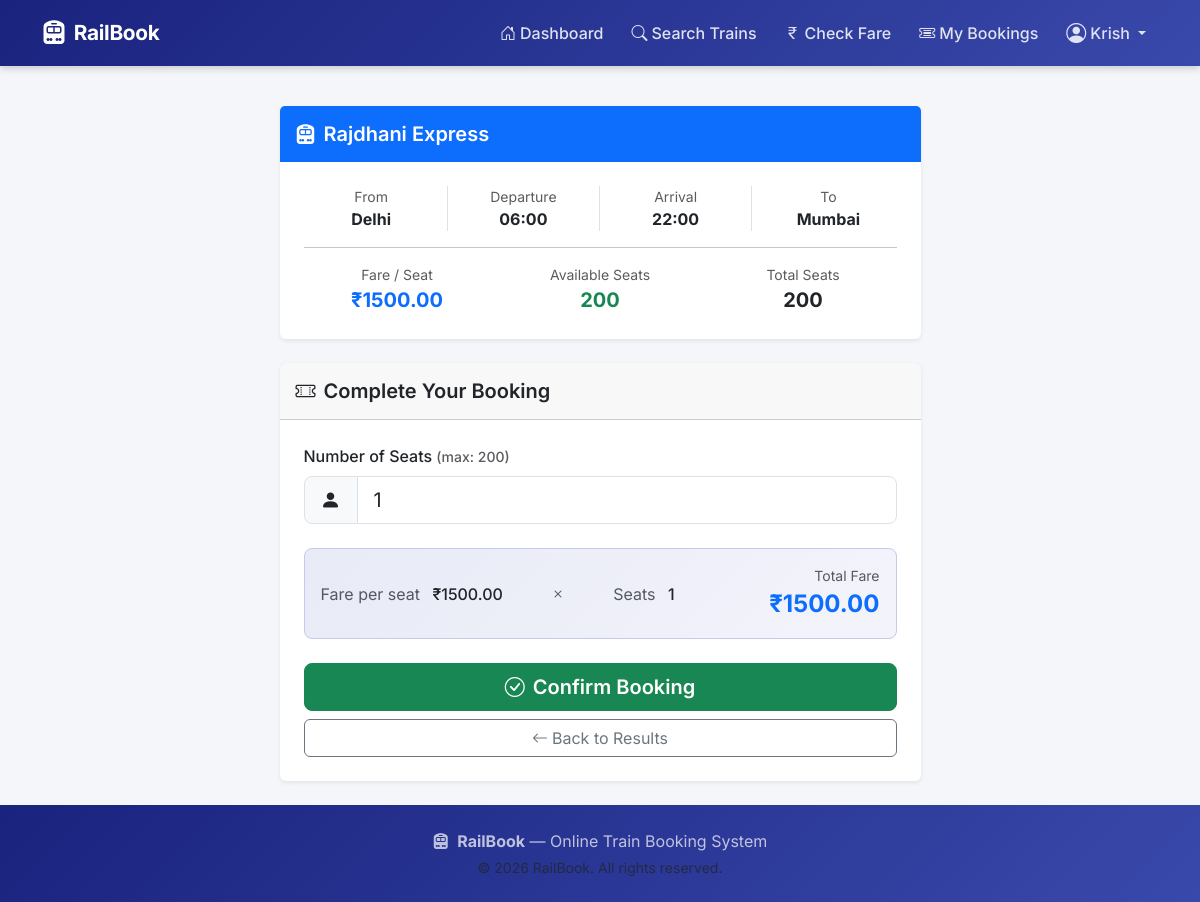
Page /user/book/1 (signed in) on the committed database.
### models/user.py (models this page shows, shortened)
class User(UserMixin, db.Model):
    __tablename__ = 'users'
    id            = db.Column(db.Integer, primary_key=True)
    full_name     = db.Column(db.String(100), nullable=False)
    email         = db.Column(db.String(150), unique=True, nullable=False, index=True)
    phone         = db.Column(db.String(15), nullable=False)
    password_hash = db.Column(db.String(255), nullable=False)
    created_at    = db.Column(db.DateTime, default=datetime.utcnow)
    bookings = db.relationship('Booking', backref='user', lazy=True,
                               cascade='all, delete-orphan')

### models/train.py (models this page shows, shortened)
class Train(db.Model):
    __tablename__ = 'trains'
    id              = db.Column(db.Integer, primary_key=True)
    train_name      = db.Column(db.String(150), nullable=False)
    source          = db.Column(db.String(100), nullable=False, index=True)
    destination     = db.Column(db.String(100), nullable=False, index=True)
    departure_time  = db.Column(db.String(10), nullable=False)   # stored as "HH:MM"
    arrival_time    = db.Column(db.String(10), nullable=False)
    total_seats     = db.Column(db.Integer, nullable=False)
    available_seats = db.Column(db.Integer, nullable=False)
    fare            = db.Column(db.Numeric(10, 2), nullable=False)
    status          = db.Column(db.Enum('active', 'cancelled'), default='active', nullable=False)
    created_at      = db.Column(db.DateTime, default=datetime.utcnow)
    updated_at      = db.Column(db.DateTime, default=datetime.utcnow,
                                onupdate=datetime.utcnow)
    bookings = db.relationship('Booking', backref='train', lazy=True)

### routes/user.py (the view, shortened to what this page needs)
@user_bp.route('/book/<int:train_id>', methods=['GET', 'POST'])
@login_required
def book_ticket(train_id):
    train = Train.query.get_or_404(train_id)
    if train.status == 'cancelled':
        flash('This train has been cancelled and is no longer bookable.', 'danger')
        return redirect(url_for('user.dashboard'))
    if train.available_seats <= 0:
        flash('This train is fully booked.', 'danger')
        return redirect(url_for('user.dashboard'))
    return render_template('user/book_ticket.html', train=train)

### app.py (called while the page is built)
@login_manager.user_loader
def load_user(user_id):
    return User.query.get(int(user_id))

### templates/user/book_ticket.html (shortened to what this page needs)
{% extends 'base.html' %}
{% block content %}
<div class="container">
    <div class="row justify-content-center">
        <div class="col-lg-7">
            <div class="card border-0 shadow-sm mb-4 train-summary-card">
                <div class="card-header bg-primary text-white py-3">
                    <h5 class="mb-0"><i class="bi bi-train-front-fill me-2"></i>{{ train.train_name }}</h5>
                </div>
                <div class="card-body p-4">
                    <div class="row g-3">
                        <div class="col-6 col-md-3 text-center border-end">
                            <div class="text-muted small">From</div>
                            <div class="fw-bold">{{ train.source }}</div>
                        </div>
                        <div class="col-6 col-md-3 text-center border-end">
                            <div class="text-muted small">Departure</div>
                            <div class="fw-bold">{{ train.departure_time }}</div>
                        </div>
                        <div class="col-6 col-md-3 text-center border-end">
                            <div class="text-muted small">Arrival</div>
                            <div class="fw-bold">{{ train.arrival_time }}</div>
                        </div>
                        <div class="col-6 col-md-3 text-center">
                            <div class="text-muted small">To</div>
                            <div class="fw-bold">{{ train.destination }}</div>
                        </div>
                    </div>
                    <hr />
                    <div class="row g-3 text-center">
                        <div class="col-4">
                            <div class="text-muted small">Fare / Seat</div>
                            <div class="fw-bold text-primary fs-5">₹{{ "%.2f"|format(train.fare) }}</div>
                        </div>
                        <div class="col-4">
                            <div class="text-muted small">Available Seats</div>
                            <div class="fw-bold text-success fs-5">{{ train.available_seats }}</div>
                        </div>
                        <div class="col-4">
                            <div class="text-muted small">Total Seats</div>
                            <div class="fw-bold fs-5">{{ train.total_seats }}</div>
                        </div>
                    </div>
                </div>
            </div>
            <div class="card border-0 shadow-sm">
                <div class="card-header py-3">
                    <h5 class="mb-0"><i class="bi bi-ticket-perforated me-2"></i>Complete Your Booking</h5>
                </div>
                <div class="card-body p-4">
                    <form method="POST" action="{{ url_for('user.book_ticket', train_id=train.id) }}" id="bookingForm">
                        <div class="mb-4">
                            <label for="seat_count" class="form-label fw-medium fs-6">
                                Number of Seats
                                <span class="text-muted small">(max: {{ train.available_seats }})</span>
                            </label>
                            <div class="input-group input-group-lg">
                                <span class="input-group-text"><i class="bi bi-person-fill"></i></span>
                                <input type="number" class="form-control" id="seat_count" name="seat_count" min="1"
                                    max="{{ train.available_seats }}" value="1" required />
                            </div>
                        </div>
                        <div class="fare-preview p-3 rounded-3 mb-4">
                            <div class="d-flex justify-content-between align-items-center">
                                <div>
                                    <span class="text-muted">Fare per seat</span>
                                    <span class="ms-2 fw-medium">₹{{ "%.2f"|format(train.fare) }}</span>
                                </div>
                                <i class="bi bi-x text-muted"></i>
                                <div>
                                    <span class="text-muted">Seats</span>
                                    <span class="ms-2 fw-medium" id="seatDisplay">1</span>
                                </div>
                                <div class="text-end">
                                    <div class="text-muted small">Total Fare</div>
                                    <div class="fs-4 fw-bold text-primary" id="totalFare">
                                        ₹{{ "%.2f"|format(train.fare) }}
                                    </div>
                                </div>
                            </div>
                        </div>
                        <div class="d-grid gap-2">
                            <button type="submit" class="btn btn-success btn-lg fw-semibold">
                                <i class="bi bi-check-circle me-2"></i>Confirm Booking
                            </button>
                            <a href="{{ url_for('user.search', source=train.source, destination=train.destination) }}"
                                class="btn btn-outline-secondary">
                                <i class="bi bi-arrow-left me-1"></i>Back to Results
                            </a>
                        </div>
                    </form>
                </div>
            </div>
        </div>
    </div>
</div>
{% endblock %}

### templates/base.html (shortened to what this page needs)
<!DOCTYPE html>
<html lang="en">
<head>
  <link rel="stylesheet" href="https://cdn.jsdelivr.net/npm/bootstrap@5.3.2/dist/css/bootstrap.min.css"/>
  <link rel="stylesheet" href="https://cdn.jsdelivr.net/npm/bootstrap-icons@1.11.3/font/bootstrap-icons.css"/>
  <link rel="stylesheet" href="{{ url_for('static', filename='css/style.css') }}"/>
</head>
<body>
<nav class="navbar navbar-expand-lg navbar-dark sticky-top" id="mainNav">
  <div class="container">
    <a class="navbar-brand d-flex align-items-center gap-2" href="{{ url_for('auth.index') }}">
      <i class="bi bi-train-front-fill fs-4"></i>
      <span class="fw-bold">RailBook</span>
    </a>
    <div class="collapse navbar-collapse" id="navbarNav">
      <ul class="navbar-nav ms-auto align-items-lg-center gap-lg-1">
        {% if current_user.is_authenticated %}
          <li class="nav-item">
            <a class="nav-link" href="{{ url_for('user.dashboard') }}">
              <i class="bi bi-house-door me-1"></i>Dashboard
            </a>
          </li>
          <li class="nav-item">
            <a class="nav-link" href="{{ url_for('user.search') }}">
              <i class="bi bi-search me-1"></i>Search Trains
            </a>
          </li>
          <li class="nav-item">
            <a class="nav-link" href="{{ url_for('user.check_fare') }}">
              <i class="bi bi-currency-rupee me-1"></i>Check Fare
            </a>
          </li>
          <li class="nav-item">
            <a class="nav-link" href="{{ url_for('user.booking_history') }}">
              <i class="bi bi-ticket-detailed me-1"></i>My Bookings
            </a>
          </li>
          <li class="nav-item dropdown">
            <a class="nav-link dropdown-toggle d-flex align-items-center gap-1"
               href="#" id="userDropdown" role="button" data-bs-toggle="dropdown">
              <i class="bi bi-person-circle fs-5"></i>
              {{ current_user.full_name.split()[0] }}
            </a>
          </li>
        {% endif %}
      </ul>
    </div>
  </div>
</nav>
<main class="py-4">
  {% block content %}{% endblock %}
</main>
<footer class="footer mt-auto py-4">
  <div class="container text-center">
    <p class="mb-1">
      <i class="bi bi-train-front-fill me-1"></i>
      <strong>RailBook</strong> — Online Train Booking System
    </p>
    <p class="text-muted small mb-0">&copy; 2026 RailBook. All rights reserved.</p>
  </div>
</footer>
</body>
</html>

### static/css/style.css (style rules this page uses)
:root { --primary: #1a237e; --primary-light: #3949ab; --accent: #ff6f00; --accent-hover: #e65100; --success: #2e7d32; --surface: #ffffff; --bg: #f4f6f9; --text: #212529; --muted: #6c757d; --border: #dee2e6; --shadow: 0 2px 16px rgba(0, 0, 0, 0.08); --radius: 12px; --radius-sm: 8px; --font: 'Inter', sans-serif; }
*, *::before, *::after { box-sizing: border-box; }
body { font-family: var(--font); background: var(--bg); color: var(--text); min-height: 100vh; display: flex; flex-direction: column; }
main { flex: 1; }
h1, h2, h3, h4, h5, h6 { font-weight: 600; }
#mainNav { background: linear-gradient(135deg, var(--primary) 0%, var(--primary-light) 100%); box-shadow: 0 2px 8px rgba(0,0,0,0.2); padding: 10px 0; }
#mainNav .navbar-brand { font-size: 1.3rem; letter-spacing: -0.3px; }
#mainNav .nav-link { color: rgba(255,255,255,0.85) !important; font-weight: 500; transition: color 0.2s; border-radius: 6px; padding: 6px 12px !important; }
.fare-preview { background: linear-gradient(135deg, #e8eaf6, #f3f4fb); border: 1px solid #c5cae9; }
.train-summary-card .card-header { border-bottom: none; }
.footer { background: linear-gradient(135deg, var(--primary) 0%, var(--primary-light) 100%); color: rgba(255,255,255,0.8); margin-top: auto; }
.footer p { color: rgba(255,255,255,0.7); }

### rows in the picture
User: full_name "Krish"
Train: train_name "Rajdhani Express", source "Delhi", departure_time "06:00", arrival_time "22:00", destination "Mumbai", fare "1500.00", available_seats "200", total_seats "200"
